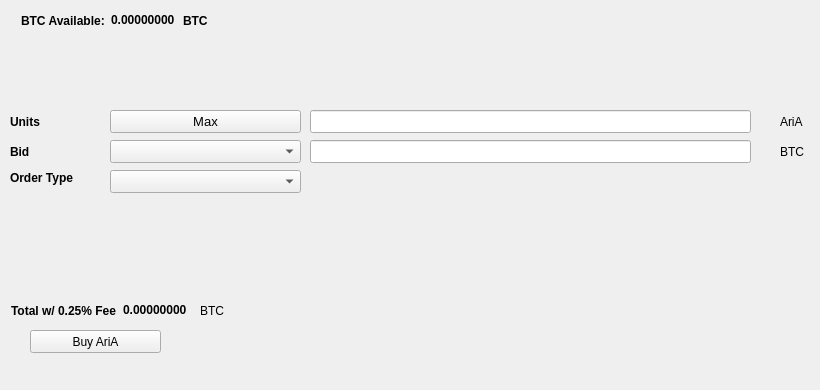
   <widget class="QWidget" name="BuyTab">
    <attribute name="title">
     <string>Buy</string>
    </attribute>
    <widget class="QPushButton" name="BuyAriA">
     <property name="geometry">
      <rect>
       <x>30</x>
       <y>330</y>
       <width>131</width>
       <height>23</height>
      </rect>
     </property>
     <property name="text">
      <string>Buy AriA</string>
     </property>
     <property name="icon">
      <iconset resource="../aria.qrc">
       <normaloff>:/icons/bitcoin</normaloff>:/icons/bitcoin</iconset>
     </property>
    </widget>
    <widget class="QLabel" name="label_3">
     <property name="geometry">
      <rect>
       <x>10</x>
       <y>110</y>
       <width>46</width>
       <height>23</height>
      </rect>
     </property>
     <property name="font">
      <font>
       <weight>75</weight>
       <bold>true</bold>
      </font>
     </property>
     <property name="text">
      <string>Units</string>
     </property>
    </widget>
    <widget class="QLineEdit" name="UnitsInput">
     <property name="geometry">
      <rect>
       <x>310</x>
       <y>110</y>
       <width>441</width>
       <height>23</height>
      </rect>
     </property>
     <property name="font">
      <font>
       <pointsize>9</pointsize>
       <weight>75</weight>
       <bold>true</bold>
      </font>
     </property>
    </widget>
    <widget class="QLineEdit" name="BuyBidPriceEdit">
     <property name="geometry">
      <rect>
       <x>310</x>
       <y>140</y>
       <width>441</width>
       <height>23</height>
      </rect>
     </property>
     <property name="font">
      <font>
       <pointsize>9</pointsize>
       <weight>75</weight>
       <bold>true</bold>
      </font>
     </property>
    </widget>
    <widget class="QLabel" name="label_4">
     <property name="geometry">
      <rect>
       <x>780</x>
       <y>110</y>
       <width>31</width>
       <height>23</height>
      </rect>
     </property>
     <property name="text">
      <string>AriA</string>
     </property>
    </widget>
    <widget class="QLabel" name="label_5">
     <property name="geometry">
      <rect>
       <x>780</x>
       <y>140</y>
       <width>31</width>
       <height>23</height>
      </rect>
     </property>
     <property name="text">
      <string>BTC</string>
     </property>
    </widget>
    <widget class="QLabel" name="label_6">
     <property name="geometry">
      <rect>
       <x>10</x>
       <y>140</y>
       <width>46</width>
       <height>23</height>
      </rect>
     </property>
     <property name="font">
      <font>
       <weight>75</weight>
       <bold>true</bold>
      </font>
     </property>
     <property name="text">
      <string>Bid</string>
     </property>
    </widget>
    <widget class="QLabel" name="label_7">
     <property name="geometry">
      <rect>
       <x>10</x>
       <y>170</y>
       <width>91</width>
       <height>16</height>
      </rect>
     </property>
     <property name="font">
      <font>
       <weight>75</weight>
       <bold>true</bold>
      </font>
     </property>
     <property name="text">
      <string>Order Type</string>
     </property>
    </widget>
    <widget class="QPushButton" name="Buy_Max_Amount">
     <property name="geometry">
      <rect>
       <x>110</x>
       <y>110</y>
       <width>191</width>
       <height>23</height>
      </rect>
     </property>
     <property name="font">
      <font>
       <pointsize>10</pointsize>
      </font>
     </property>
     <property name="text">
      <string>Max</string>
     </property>
    </widget>
    <widget class="QComboBox" name="BuyBidcomboBox">
     <property name="geometry">
      <rect>
       <x>110</x>
       <y>140</y>
       <width>191</width>
       <height>23</height>
      </rect>
     </property>
     <property name="font">
      <font>
       <pointsize>10</pointsize>
      </font>
     </property>
    </widget>
    <widget class="QComboBox" name="buyOrdertypeCombo">
     <property name="geometry">
      <rect>
       <x>110</x>
       <y>170</y>
       <width>191</width>
       <height>23</height>
      </rect>
     </property>
     <property name="font">
      <font>
       <pointsize>10</pointsize>
      </font>
     </property>
    </widget>
    <widget class="QWidget" name="layoutWidget1">
     <property name="geometry">
      <rect>
       <x>21</x>
       <y>11</y>
       <width>227</width>
       <height>19</height>
      </rect>
     </property>
     <layout class="QHBoxLayout" name="horizontalLayout_3">
      <item>
       <widget class="QLabel" name="label232">
        <property name="font">
         <font>
          <weight>75</weight>
          <bold>true</bold>
         </font>
        </property>
        <property name="text">
         <string>BTC Available:</string>
        </property>
       </widget>
      </item>
      <item>
       <widget class="QLabel" name="BtcAvailableLbl">
        <property name="palette">
         <palette>
          <active>
           <colorrole role="WindowText">
            <brush brushstyle="SolidPattern">
             <color alpha="255">
              <red>0</red>
              <green>0</green>
              <blue>0</blue>
             </color>
            </brush>
           </colorrole>
           <colorrole role="Button">
            <brush brushstyle="SolidPattern">
             <color alpha="255">
              <red>0</red>
              <green>170</green>
              <blue>0</blue>
             </color>
            </brush>
           </colorrole>
           <colorrole role="Light">
            <brush brushstyle="SolidPattern">
             <color alpha="255">
              <red>0</red>
              <green>255</green>
              <blue>0</blue>
             </color>
            </brush>
           </colorrole>
           <colorrole role="Midlight">
            <brush brushstyle="SolidPattern">
             <color alpha="255">
              <red>0</red>
              <green>212</green>
              <blue>0</blue>
             </color>
            </brush>
           </colorrole>
           <colorrole role="Dark">
            <brush brushstyle="SolidPattern">
             <color alpha="255">
              <red>0</red>
              <green>85</green>
              <blue>0</blue>
             </color>
            </brush>
           </colorrole>
           <colorrole role="Mid">
            <brush brushstyle="SolidPattern">
             <color alpha="255">
              <red>0</red>
              <green>113</green>
              <blue>0</blue>
             </color>
            </brush>
           </colorrole>
           <colorrole role="Text">
            <brush brushstyle="SolidPattern">
             <color alpha="255">
              <red>0</red>
              <green>170</green>
              <blue>0</blue>
             </color>
            </brush>
           </colorrole>
           <colorrole role="BrightText">
            <brush brushstyle="SolidPattern">
             <color alpha="255">
              <red>255</red>
              <green>255</green>
              <blue>255</blue>
             </color>
            </brush>
           </colorrole>
           <colorrole role="ButtonText">
            <brush brushstyle="SolidPattern">
             <color alpha="255">
              <red>0</red>
              <green>0</green>
              <blue>0</blue>
             </color>
            </brush>
           </colorrole>
           <colorrole role="Base">
            <brush brushstyle="SolidPattern">
             <color alpha="255">
              <red>255</red>
              <green>255</green>
              <blue>255</blue>
             </color>
            </brush>
           </colorrole>
           <colorrole role="Window">
            <brush brushstyle="SolidPattern">
             <color alpha="255">
              <red>0</red>
              <green>170</green>
              <blue>0</blue>
             </color>
            </brush>
           </colorrole>
           <colorrole role="Shadow">
            <brush brushstyle="SolidPattern">
             <color alpha="255">
              <red>0</red>
              <green>0</green>
              <blue>0</blue>
             </color>
            </brush>
           </colorrole>
           <colorrole role="AlternateBase">
            <brush brushstyle="SolidPattern">
             <color alpha="255">
              <red>127</red>
              <green>212</green>
              <blue>127</blue>
             </color>
            </brush>
           </colorrole>
           <colorrole role="ToolTipBase">
            <brush brushstyle="SolidPattern">
             <color alpha="255">
              <red>255</red>
              <green>255</green>
              <blue>220</blue>
             </color>
            </brush>
           </colorrole>
           <colorrole role="ToolTipText">
            <brush brushstyle="SolidPattern">
             <color alpha="255">
              <red>0</red>
              <green>0</green>
              <blue>0</blue>
             </color>
            </brush>
           </colorrole>
          </active>
          <inactive>
           <colorrole role="WindowText">
            <brush brushstyle="SolidPattern">
             <color alpha="255">
              <red>0</red>
              <green>0</green>
              <blue>0</blue>
             </color>
            </brush>
           </colorrole>
           <colorrole role="Button">
            <brush brushstyle="SolidPattern">
             <color alpha="255">
              <red>0</red>
              <green>170</green>
              <blue>0</blue>
             </color>
            </brush>
           </colorrole>
           <colorrole role="Light">
            <brush brushstyle="SolidPattern">
             <color alpha="255">
              <red>0</red>
              <green>255</green>
              <blue>0</blue>
             </color>
            </brush>
           </colorrole>
           <colorrole role="Midlight">
            <brush brushstyle="SolidPattern">
             <color alpha="255">
              <red>0</red>
              <green>212</green>
              <blue>0</blue>
             </color>
            </brush>
           </colorrole>
           <colorrole role="Dark">
            <brush brushstyle="SolidPattern">
             <color alpha="255">
              <red>0</red>
              <green>85</green>
              <blue>0</blue>
             </color>
            </brush>
           </colorrole>
           <colorrole role="Mid">
            <brush brushstyle="SolidPattern">
             <color alpha="255">
              <red>0</red>
              <green>113</green>
              <blue>0</blue>
             </color>
            </brush>
           </colorrole>
           <colorrole role="Text">
            <brush brushstyle="SolidPattern">
             <color alpha="255">
              <red>0</red>
              <green>170</green>
              <blue>0</blue>
             </color>
            </brush>
           </colorrole>
           <colorrole role="BrightText">
            <brush brushstyle="SolidPattern">
             <color alpha="255">
              <red>255</red>
              <green>255</green>
              <blue>255</blue>
             </color>
            </brush>
           </colorrole>
           <colorrole role="ButtonText">
            <brush brushstyle="SolidPattern">
             <color alpha="255">
              <red>0</red>
              <green>0</green>
              <blue>0</blue>
             </color>
            </brush>
           </colorrole>
           <colorrole role="Base">
            <brush brushstyle="SolidPattern">
             <color alpha="255">
              <red>255</red>
              <green>255</green>
              <blue>255</blue>
             </color>
            </brush>
           </colorrole>
           <colorrole role="Window">
            <brush brushstyle="SolidPattern">
             <color alpha="255">
              <red>0</red>
              <green>170</green>
              <blue>0</blue>
             </color>
            </brush>
           </colorrole>
           <colorrole role="Shadow">
            <brush brushstyle="SolidPattern">
             <color alpha="255">
              <red>0</red>
              <green>0</green>
              <blue>0</blue>
             </color>
            </brush>
           </colorrole>
           <colorrole role="AlternateBase">
            <brush brushstyle="SolidPattern">
             <color alpha="255">
              <red>127</red>
              <green>212</green>
              <blue>127</blue>
             </color>
            </brush>
           </colorrole>
           <colorrole role="ToolTipBase">
            <brush brushstyle="SolidPattern">
             <color alpha="255">
              <red>255</red>
              <green>255</green>
              <blue>220</blue>
             </color>
            </brush>
           </colorrole>
           <colorrole role="ToolTipText">
            <brush brushstyle="SolidPattern">
             <color alpha="255">
              <red>0</red>
              <green>0</green>
              <blue>0</blue>
             </color>
            </brush>
           </colorrole>
          </inactive>
          <disabled>
           <colorrole role="WindowText">
            <brush brushstyle="SolidPattern">
             <color alpha="255">
              <red>0</red>
              <green>85</green>
              <blue>0</blue>
             </color>
            </brush>
           </colorrole>
           <colorrole role="Button">
            <brush brushstyle="SolidPattern">
             <color alpha="255">
              <red>0</red>
              <green>170</green>
              <blue>0</blue>
             </color>
            </brush>
           </colorrole>
           <colorrole role="Light">
            <brush brushstyle="SolidPattern">
             <color alpha="255">
              <red>0</red>
              <green>255</green>
              <blue>0</blue>
             </color>
            </brush>
           </colorrole>
           <colorrole role="Midlight">
            <brush brushstyle="SolidPattern">
             <color alpha="255">
              <red>0</red>
              <green>212</green>
              <blue>0</blue>
             </color>
            </brush>
           </colorrole>
           <colorrole role="Dark">
            <brush brushstyle="SolidPattern">
             <color alpha="255">
              <red>0</red>
              <green>85</green>
              <blue>0</blue>
             </color>
            </brush>
           </colorrole>
           <colorrole role="Mid">
            <brush brushstyle="SolidPattern">
             <color alpha="255">
              <red>0</red>
              <green>113</green>
              <blue>0</blue>
             </color>
            </brush>
           </colorrole>
           <colorrole role="Text">
            <brush brushstyle="SolidPattern">
             <color alpha="255">
              <red>0</red>
              <green>85</green>
              <blue>0</blue>
             </color>
            </brush>
           </colorrole>
           <colorrole role="BrightText">
            <brush brushstyle="SolidPattern">
             <color alpha="255">
              <red>255</red>
              <green>255</green>
              <blue>255</blue>
             </color>
            </brush>
           </colorrole>
           <colorrole role="ButtonText">
            <brush brushstyle="SolidPattern">
             <color alpha="255">
              <red>0</red>
              <green>85</green>
              <blue>0</blue>
             </color>
            </brush>
           </colorrole>
           <colorrole role="Base">
            <brush brushstyle="SolidPattern">
             <color alpha="255">
              <red>0</red>
              <green>170</green>
              <blue>0</blue>
             </color>
            </brush>
           </colorrole>
           <colorrole role="Window">
            <brush brushstyle="SolidPattern">
             <color alpha="255">
              <red>0</red>
              <green>170</green>
              <blue>0</blue>
             </color>
            </brush>
           </colorrole>
           <colorrole role="Shadow">
            <brush brushstyle="SolidPattern">
             <color alpha="255">
              <red>0</red>
              <green>0</green>
              <blue>0</blue>
             </color>
            </brush>
           </colorrole>
           <colorrole role="AlternateBase">
            <brush brushstyle="SolidPattern">
             <color alpha="255">
              <red>0</red>
              <green>170</green>
              <blue>0</blue>
             </color>
            </brush>
           </colorrole>
           <colorrole role="ToolTipBase">
            <brush brushstyle="SolidPattern">
             <color alpha="255">
              <red>255</red>
              <green>255</green>
              <blue>220</blue>
             </color>
            </brush>
           </colorrole>
           <colorrole role="ToolTipText">
            <brush brushstyle="SolidPattern">
             <color alpha="255">
              <red>0</red>
              <green>0</green>
              <blue>0</blue>
             </color>
            </brush>
           </colorrole>
          </disabled>
         </palette>
        </property>
        <property name="font">
         <font>
          <weight>75</weight>
          <bold>true</bold>
         </font>
        </property>
        <property name="text">
         <string>0.00000000</string>
        </property>
        <property name="textInteractionFlags">
         <set>Qt::LinksAccessibleByMouse|Qt::TextSelectableByKeyboard|Qt::TextSelectableByMouse</set>
        </property>
       </widget>
      </item>
      <item>
       <widget class="QLabel" name="BtcAvailableLbl_2">
        <property name="font">
         <font>
          <weight>75</weight>
          <bold>true</bold>
         </font>
        </property>
        <property name="text">
         <string>BTC</string>
        </property>
       </widget>
      </item>
     </layout>
    </widget>
    <widget class="QWidget" name="layoutWidge2">
     <property name="geometry">
      <rect>
       <x>11</x>
       <y>301</y>
       <width>259</width>
       <height>19</height>
      </rect>
     </property>
     <layout class="QHBoxLayout" name="horizontalLayout_4">
      <item>
       <widget class="QLabel" name="label_9">
        <property name="font">
         <font>
          <weight>75</weight>
          <bold>true</bold>
         </font>
        </property>
        <property name="text">
         <string>Total w/ 0.25% Fee</string>
        </property>
       </widget>
      </item>
      <item>
       <widget class="QLabel" name="BuyCostLabel">
        <property name="palette">
         <palette>
          <active>
           <colorrole role="WindowText">
            <brush brushstyle="SolidPattern">
             <color alpha="255">
              <red>0</red>
              <green>0</green>
              <blue>0</blue>
             </color>
            </brush>
           </colorrole>
           <colorrole role="Button">
            <brush brushstyle="SolidPattern">
             <color alpha="255">
              <red>0</red>
              <green>170</green>
              <blue>0</blue>
             </color>
            </brush>
           </colorrole>
           <colorrole role="Light">
            <brush brushstyle="SolidPattern">
             <color alpha="255">
              <red>0</red>
              <green>255</green>
              <blue>0</blue>
             </color>
            </brush>
           </colorrole>
           <colorrole role="Midlight">
            <brush brushstyle="SolidPattern">
             <color alpha="255">
              <red>0</red>
              <green>212</green>
              <blue>0</blue>
             </color>
            </brush>
           </colorrole>
           <colorrole role="Dark">
            <brush brushstyle="SolidPattern">
             <color alpha="255">
              <red>0</red>
              <green>85</green>
              <blue>0</blue>
             </color>
            </brush>
           </colorrole>
           <colorrole role="Mid">
            <brush brushstyle="SolidPattern">
             <color alpha="255">
              <red>0</red>
              <green>113</green>
              <blue>0</blue>
             </color>
            </brush>
           </colorrole>
           <colorrole role="Text">
            <brush brushstyle="SolidPattern">
             <color alpha="255">
              <red>0</red>
              <green>170</green>
              <blue>0</blue>
             </color>
            </brush>
           </colorrole>
           <colorrole role="BrightText">
            <brush brushstyle="SolidPattern">
             <color alpha="255">
              <red>255</red>
              <green>255</green>
              <blue>255</blue>
             </color>
            </brush>
           </colorrole>
           <colorrole role="ButtonText">
            <brush brushstyle="SolidPattern">
             <color alpha="255">
              <red>0</red>
              <green>0</green>
              <blue>0</blue>
             </color>
            </brush>
           </colorrole>
           <colorrole role="Base">
            <brush brushstyle="SolidPattern">
             <color alpha="255">
              <red>255</red>
              <green>255</green>
              <blue>255</blue>
             </color>
            </brush>
           </colorrole>
           <colorrole role="Window">
            <brush brushstyle="SolidPattern">
             <color alpha="255">
              <red>0</red>
              <green>170</green>
              <blue>0</blue>
             </color>
            </brush>
           </colorrole>
           <colorrole role="Shadow">
            <brush brushstyle="SolidPattern">
             <color alpha="255">
              <red>0</red>
              <green>0</green>
              <blue>0</blue>
             </color>
            </brush>
           </colorrole>
           <colorrole role="AlternateBase">
            <brush brushstyle="SolidPattern">
             <color alpha="255">
              <red>127</red>
              <green>212</green>
              <blue>127</blue>
             </color>
            </brush>
           </colorrole>
           <colorrole role="ToolTipBase">
            <brush brushstyle="SolidPattern">
             <color alpha="255">
              <red>255</red>
              <green>255</green>
              <blue>220</blue>
             </color>
            </brush>
           </colorrole>
           <colorrole role="ToolTipText">
            <brush brushstyle="SolidPattern">
             <color alpha="255">
              <red>0</red>
              <green>0</green>
              <blue>0</blue>
             </color>
            </brush>
           </colorrole>
          </active>
          <inactive>
           <colorrole role="WindowText">
            <brush brushstyle="SolidPattern">
             <color alpha="255">
              <red>0</red>
              <green>0</green>
              <blue>0</blue>
             </color>
            </brush>
           </colorrole>
           <colorrole role="Button">
            <brush brushstyle="SolidPattern">
             <color alpha="255">
              <red>0</red>
              <green>170</green>
              <blue>0</blue>
             </color>
            </brush>
           </colorrole>
           <colorrole role="Light">
            <brush brushstyle="SolidPattern">
             <color alpha="255">
              <red>0</red>
              <green>255</green>
              <blue>0</blue>
             </color>
            </brush>
           </colorrole>
           <colorrole role="Midlight">
            <brush brushstyle="SolidPattern">
             <color alpha="255">
              <red>0</red>
              <green>212</green>
              <blue>0</blue>
             </color>
            </brush>
           </colorrole>
           <colorrole role="Dark">
            <brush brushstyle="SolidPattern">
             <color alpha="255">
              <red>0</red>
              <green>85</green>
              <blue>0</blue>
             </color>
            </brush>
           </colorrole>
           <colorrole role="Mid">
            <brush brushstyle="SolidPattern">
             <color alpha="255">
              <red>0</red>
              <green>113</green>
              <blue>0</blue>
             </color>
            </brush>
           </colorrole>
           <colorrole role="Text">
            <brush brushstyle="SolidPattern">
             <color alpha="255">
              <red>0</red>
              <green>170</green>
              <blue>0</blue>
             </color>
            </brush>
           </colorrole>
           <colorrole role="BrightText">
            <brush brushstyle="SolidPattern">
             <color alpha="255">
              <red>255</red>
              <green>255</green>
              <blue>255</blue>
             </color>
            </brush>
           </colorrole>
           <colorrole role="ButtonText">
            <brush brushstyle="SolidPattern">
             <color alpha="255">
              <red>0</red>
              <green>0</green>
              <blue>0</blue>
             </color>
            </brush>
           </colorrole>
           <colorrole role="Base">
            <brush brushstyle="SolidPattern">
             <color alpha="255">
              <red>255</red>
              <green>255</green>
              <blue>255</blue>
             </color>
            </brush>
           </colorrole>
           <colorrole role="Window">
            <brush brushstyle="SolidPattern">
             <color alpha="255">
              <red>0</red>
              <green>170</green>
              <blue>0</blue>
             </color>
            </brush>
           </colorrole>
           <colorrole role="Shadow">
            <brush brushstyle="SolidPattern">
             <color alpha="255">
              <red>0</red>
              <green>0</green>
              <blue>0</blue>
             </color>
            </brush>
           </colorrole>
           <colorrole role="AlternateBase">
            <brush brushstyle="SolidPattern">
             <color alpha="255">
              <red>127</red>
              <green>212</green>
              <blue>127</blue>
             </color>
            </brush>
           </colorrole>
           <colorrole role="ToolTipBase">
            <brush brushstyle="SolidPattern">
             <color alpha="255">
              <red>255</red>
              <green>255</green>
              <blue>220</blue>
             </color>
            </brush>
           </colorrole>
           <colorrole role="ToolTipText">
            <brush brushstyle="SolidPattern">
             <color alpha="255">
              <red>0</red>
              <green>0</green>
              <blue>0</blue>
             </color>
            </brush>
           </colorrole>
          </inactive>
          <disabled>
           <colorrole role="WindowText">
            <brush brushstyle="SolidPattern">
             <color alpha="255">
              <red>0</red>
              <green>85</green>
              <blue>0</blue>
             </color>
            </brush>
           </colorrole>
           <colorrole role="Button">
            <brush brushstyle="SolidPattern">
             <color alpha="255">
              <red>0</red>
              <green>170</green>
              <blue>0</blue>
             </color>
            </brush>
           </colorrole>
           <colorrole role="Light">
            <brush brushstyle="SolidPattern">
             <color alpha="255">
              <red>0</red>
              <green>255</green>
              <blue>0</blue>
             </color>
            </brush>
           </colorrole>
           <colorrole role="Midlight">
            <brush brushstyle="SolidPattern">
             <color alpha="255">
              <red>0</red>
              <green>212</green>
              <blue>0</blue>
             </color>
            </brush>
           </colorrole>
           <colorrole role="Dark">
            <brush brushstyle="SolidPattern">
             <color alpha="255">
              <red>0</red>
              <green>85</green>
              <blue>0</blue>
             </color>
            </brush>
           </colorrole>
           <colorrole role="Mid">
            <brush brushstyle="SolidPattern">
             <color alpha="255">
              <red>0</red>
              <green>113</green>
              <blue>0</blue>
             </color>
            </brush>
           </colorrole>
           <colorrole role="Text">
            <brush brushstyle="SolidPattern">
             <color alpha="255">
              <red>0</red>
              <green>85</green>
              <blue>0</blue>
             </color>
            </brush>
           </colorrole>
           <colorrole role="BrightText">
            <brush brushstyle="SolidPattern">
             <color alpha="255">
              <red>255</red>
              <green>255</green>
              <blue>255</blue>
             </color>
            </brush>
           </colorrole>
           <colorrole role="ButtonText">
            <brush brushstyle="SolidPattern">
             <color alpha="255">
              <red>0</red>
              <green>85</green>
              <blue>0</blue>
             </color>
            </brush>
           </colorrole>
           <colorrole role="Base">
            <brush brushstyle="SolidPattern">
             <color alpha="255">
              <red>0</red>
              <green>170</green>
              <blue>0</blue>
             </color>
            </brush>
           </colorrole>
           <colorrole role="Window">
            <brush brushstyle="SolidPattern">
             <color alpha="255">
              <red>0</red>
              <green>170</green>
              <blue>0</blue>
             </color>
            </brush>
           </colorrole>
           <colorrole role="Shadow">
            <brush brushstyle="SolidPattern">
             <color alpha="255">
              <red>0</red>
              <green>0</green>
              <blue>0</blue>
             </color>
            </brush>
           </colorrole>
           <colorrole role="AlternateBase">
            <brush brushstyle="SolidPattern">
             <color alpha="255">
              <red>0</red>
              <green>170</green>
              <blue>0</blue>
             </color>
            </brush>
           </colorrole>
           <colorrole role="ToolTipBase">
            <brush brushstyle="SolidPattern">
             <color alpha="255">
              <red>255</red>
              <green>255</green>
              <blue>220</blue>
             </color>
            </brush>
           </colorrole>
           <colorrole role="ToolTipText">
            <brush brushstyle="SolidPattern">
             <color alpha="255">
              <red>0</red>
              <green>0</green>
              <blue>0</blue>
             </color>
            </brush>
           </colorrole>
          </disabled>
         </palette>
        </property>
        <property name="font">
         <font>
          <weight>75</weight>
          <bold>true</bold>
         </font>
        </property>
        <property name="autoFillBackground">
         <bool>false</bool>
        </property>
        <property name="text">
         <string>0.00000000</string>
        </property>
        <property name="textInteractionFlags">
         <set>Qt::LinksAccessibleByMouse|Qt::TextSelectableByMouse</set>
        </property>
       </widget>
      </item>
      <item>
       <widget class="QLabel" name="label_10">
        <property name="font">
         <font>
          <weight>50</weight>
          <bold>false</bold>
         </font>
        </property>
        <property name="text">
         <string>BTC</string>
        </property>
       </widget>
      </item>
     </layout>
    </widget>
    <widget class="QLabel" name="label_24">
     <property name="geometry">
      <rect>
       <x>460</x>
       <y>300</y>
       <width>281</width>
       <height>81</height>
      </rect>
     </property>
     <property name="text">
      <string/>
     </property>
     <property name="pixmap">
      <pixmap>:/images/bittrex</pixmap>
     </property>
    </widget>
   </widget>
